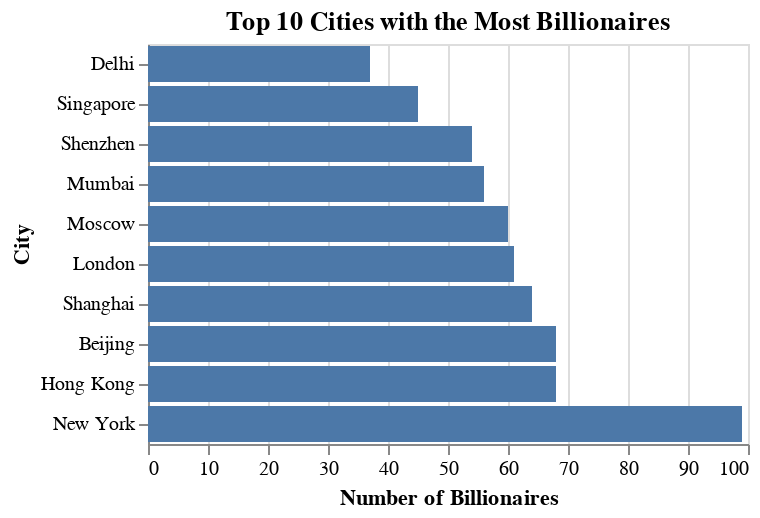

Here is the notebook cell this chart was saved with:
### Code cell
chart_cities

### Figure 1 — Vega-Lite specification as saved in the notebook (floating-point values rounded to 4 significant figures)
{"config": {"view": {"continuousWidth": 300, "continuousHeight": 300}}, "data": {"name": "data-515b36bde14c42e8bd893b9d57b372b5"}, "mark": {"type": "bar"}, "encoding": {"tooltip": [{"field": "city", "type": "nominal"}, {"field": "count", "type": "quantitative"}], "x": {"field": "count", "title": "Number of Billionaires", "type": "quantitative"}, "y": {"field": "city", "sort": "x", "title": "City", "type": "nominal"}}, "title": "Top 10 Cities with the Most Billionaires", "$schema": "https://vega.github.io/schema/vega-lite/v5.20.1.json", "datasets": {"data-515b36bde14c42e8bd893b9d57b372b5": [{"city": "New York", "count": 99}, {"city": "Beijing", "count": 68}, {"city": "Hong Kong", "count": 68}, {"city": "Shanghai", "count": 64}, {"city": "London", "count": 61}, {"city": "Moscow", "count": 60}, {"city": "Mumbai", "count": 56}, {"city": "Shenzhen", "count": 54}, {"city": "Singapore", "count": 45}, {"city": "Delhi", "count": 37}]}}
